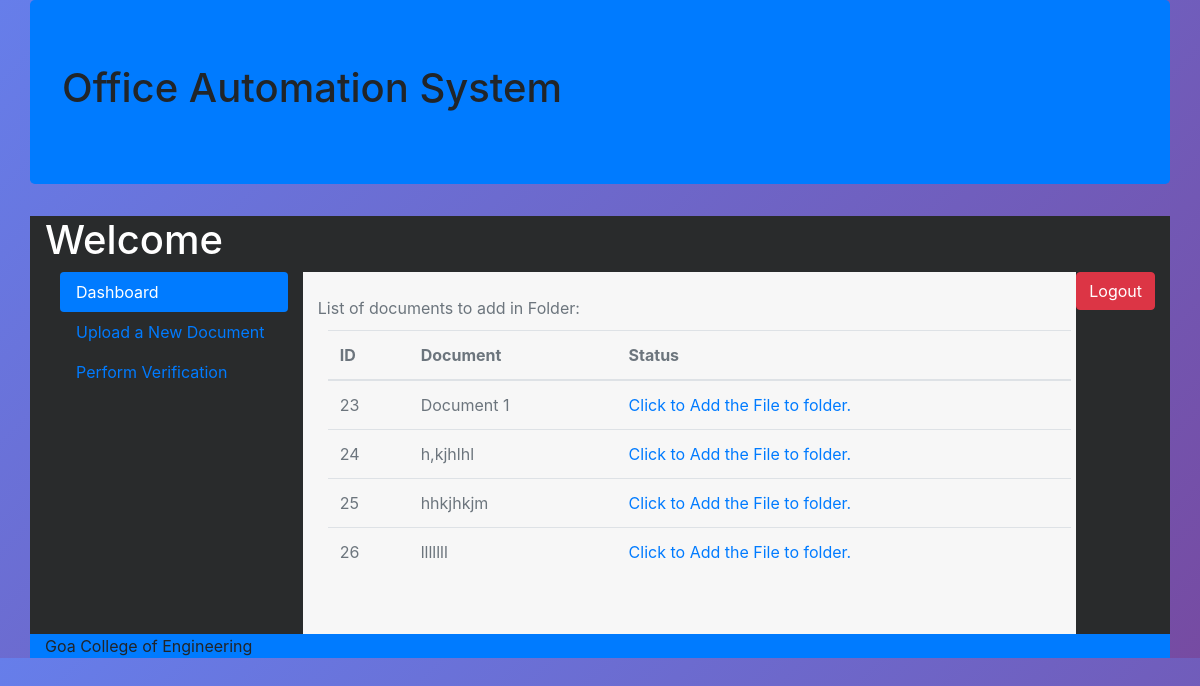
The app's page /faculty/filetofolder.php with its own data.
### tables this page shows
CREATE TABLE `document` (
  `id` int(11) NOT NULL,
  `title` varchar(40) NOT NULL,
  `description` text NOT NULL,
  `dept` varchar(40) NOT NULL,
  `path` varchar(100) NOT NULL,
  `date` date NOT NULL,
  `uname` varchar(40) NOT NULL,
  `forc` varchar(10) NOT NULL
);

### faculty/filetofolder.php (the view, shortened to what this page needs)
<?php
include("dbConfig.php");
$name=$_SESSION["user_name"];
$folder=$_GET["folder"];
?>
<!DOCTYPE html>
<html>
	<head>
        <link href="../assets/css/bootstrap.min.css" rel="stylesheet">
        <link rel="stylesheet" href="https://maxcdn.bootstrapcdn.com/bootstrap/4.0.0-alpha.6/css/bootstrap.min.css">
	</head>
	<body style="background-image: linear-gradient(135deg, #667eea 0%, #764ba2 100%);">
        <div class="container jumbotron bg-primary">
            <h1>  Office Automation System </h1>
        </div>
        <div class="container bg-inverse text-white">
          <h1>Welcome <?php echo $name; ?> </h1>
            <form action="logout.php" method="post"><button type="submit" class="btn btn-danger float-md-right" onclick="logout.php">Logout</button> </form>
            <div class="row">
            <div class="col-sm-3 bg-inverse text-white" >
                <ul class="nav nav-pills flex-column">
                  <li class="nav-item">
                    <a class="nav-link active" href="Home.php">Dashboard</a>
                  </li>
                  <li class="nav-item">
                    <a class="nav-link " href="upload.php">Upload a New Document</a>
                  </li>
                  <li class="nav-item">
                    <a class="nav-link" href="doverify.php">Perform Verification</a>
                  </li>
                </ul>
                <br />
                <br /><br /><br /><br />
            </div>
            <div class="col-sm-9 bg-faded text-muted">
                <br />
                 <div class="title"> List of documents to add in Folder:</div>
                    <table class ="table" style ="margin:10px;">
                    <thead>
                    <th>ID</th>
                    <th>Document </th>
                    <th>Status</th>
                    </thead>
                    <tbody>
                         <?php
                    $validate = "SELECT * FROM document  ";
                    $result2 = mysqli_query($con,$validate);
                    foreach ($result2 as $row)
                    {
                        echo "<tr>
                                <td> ".$row['id']."</td>
                                <td> ". $row['title']."</td>";
                                $validate = "SELECT * FROM foldercon where docname = '".$row['title']."' and fname  = '".$folder."'  ";
                                $result2 = mysqli_query($con,$validate);
                            if(mysqli_num_rows($result2) >0)
                                 echo  " <td> File added to the Folder. </td>";
                                else
                             echo  " <td> <a href = \"filetofolder2.php?doc=".$row['title']."&folder=".$folder." \"> Click to Add the File to folder. </a> </td>
                                </tr>";
                    }
                    ?>
                    </tbody>
                    </table>
                <br /> <br />
            </div>
          </div>
        </div>
	        <div class="container panel bg-primary ">
                <footer>	Goa College of Engineering </footer>
				</div>
	</body>
</html>

### records on screen
document: id "23", title "Document 1"
document: id "24", title "h,kjhlhl"
document: id "25", title "hhkjhkjm"
document: id "26", title "lllllll"
